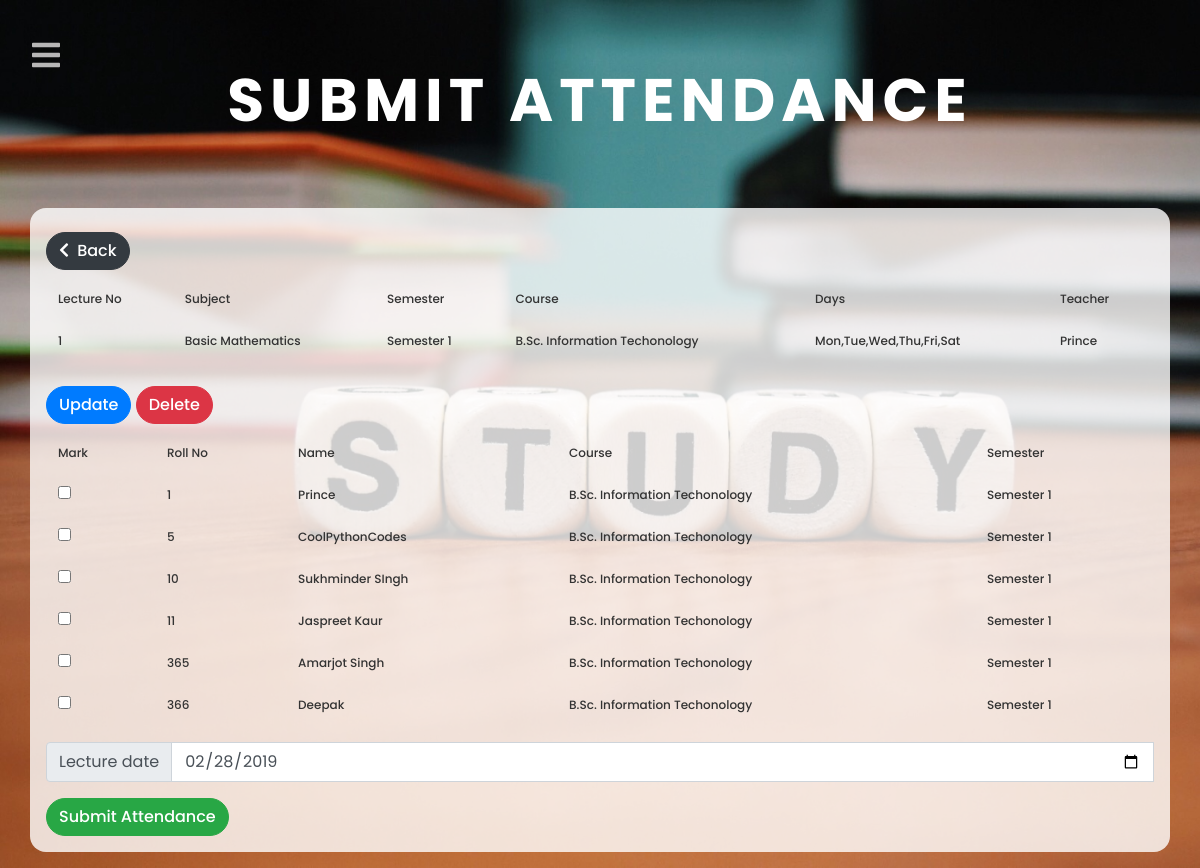
The app's page /data/schedule/1/ (signed in) with its own data.
### data/models.py (models this page shows, shortened)
class Schedule(models.Model):
    lecture_no = models.PositiveIntegerField(validators=[MinValueValidator(1)])
    course = models.ManyToManyField(Course)
    sem = models.CharField(max_length=12, choices=semester_choices, blank=False)
    subject = models.ForeignKey(Subject, on_delete=models.PROTECT)
    teacher = models.ForeignKey(User, on_delete=models.CASCADE)
    day = models.CharField(max_length=42, default=None)

class Subject(models.Model):
    subject = models.CharField(max_length=250, unique=True, verbose_name='subject name')
    def __str__(self):
        return self.subject

class Course(models.Model):
    course = models.CharField(max_length=250, unique=True, verbose_name='course name')
    def __str__(self):
        return self.course

class Student(models.Model):
    roll_no = models.PositiveIntegerField(validators=[MinValueValidator(1)], unique=True, blank=False)
    name = models.CharField(max_length=250, blank=False)
    course = models.ForeignKey(Course, on_delete=models.PROTECT)
    sem = models.CharField(max_length=12, choices=semester_choices, blank=False)
    subject = models.ManyToManyField(Subject, blank=False)
    image = models.ImageField(upload_to='student_pics/', default='student_pics/default.png', max_length=500)

### data/views.py (the view, shortened to what this page needs)
# urls.py: path('schedule/<int:pk>/', ScheduleDetailView.as_view(), name='schedule-detail'),
class ScheduleDetailView(LoginRequiredMixin, DetailView, FormView):
    template_name = 'data/schedule_detail.html'
    model = Schedule
    context_object_name = 'schedule'
    form_class = AttendanceForm
    course = Course
    subject = Subject
    student = Student
    def get_context_data(self, **kwargs):
        context = super(ScheduleDetailView, self).get_context_data(**kwargs)
        context['pageName'] = 'Submit Attendance'
        global students_1
        students_1 = Student.objects.filter(course__id__in=self.object.course.all(), sem=self.object.sem, subject__id__contains=self.object.subject.id).order_by('roll_no')
        context['students'] = students_1
        return context

### data/forms.py
class AttendanceForm(forms.ModelForm):
    class Meta:
        model = Attendance
        fields = ['mark', 'lecture_date']

### data/templates/data/schedule_detail.html (shortened to what this page needs)
{% extends 'user/base.html'  %}
{% load widget_tweaks %}
{% block content %}
<div class="container-fluid">
	<h1 class="heading">{{pageName}}</h1>
</div>
	<div class="container model-view">
				<div class="d-flex">
			<a class="btn btn-md btn-dark mr-auto add-new my-2" href="{% url 'schedule' %}"><i class="fas fa-chevron-left mr-1"></i> Back</a>
		</div>
		<table class="table details">
		      	<tr>
			        <td>Lecture no</td>
			        <td>Subject</td>
			        <td>Semester</td>
			        <td>Course</td>
			        <td>Days</td>
			    	{% if user.is_staff %}
			        	<td>Teacher</td>
		        	{% endif %}
		      	</tr>
	    	  	<tr>
			        <td>{{schedule.lecture_no}}</td>
			        <td>{{schedule.subject}}</td>
			        <td>{{schedule.sem}}</td>
			        <td>
			        	{%for course in schedule.course.all %}
				        	{{course}}{{ forloop.last|yesno:",&#44;"|safe }}
				        {% endfor %}
				    </td>
				    <td>
						{{schedule.day}}
				    </td>
				    {% if user.is_staff %}
			        	<td>{{schedule.teacher}}</td>
		        	{% endif %}
		      	</tr>
	      	</table>
  		  	{% if user.is_staff %}
			  	<a class="btn btn-md btn-primary add-new my-2" type="button" href="{% url 'schedule-update' schedule.pk %}">Update</a>
			  	<a class="btn btn-md btn-danger add-new my-2" type="button" href="{% url 'schedule-delete' schedule.pk %}">Delete</a>
			{% endif %}
	      	<form method="post">
		      	<table class="table details">
			      	<tr>
			      		<td>Mark</td>
			      		<td>Roll no</td>
			      		<td>Name</td>
			      		<td>Course</td>
			      		<td>Semester</td>
			      	</tr>
			      	{% for student in students %}
				      	<tr>
				      		<td><input id="{{form.mark.id_for_label}} "type="checkbox" name="{{form.mark.html_name}}{{forloop.counter}}" value="1"></td>
				      		<td>{{student.roll_no}}</td>
				      		<td>{{student.name}}</td>
				      		<td>{{student.course}}</td>
				      		<td>{{student.sem}}</td>
				      	</tr>
			      	{% endfor %}
		  		</table>
		  		<div>
					  <div class="input-group mb-3">
					    <div class="input-group-prepend">
						      <span class="input-group-text">{{form.lecture_date.label}}</span>
				   	 	</div>
						    {% render_field form.lecture_date type="date"  class="form-control" %}
					  </div>
				</div>
				<button type="submit" class="btn btn-success add-new">Submit Attendance</button>
	  	</form>
	</div>
{% endblock %}

### user/static/user/css/style.css (style rules this page uses)
body { font-family: 'Poppins', sans-serif; color: #333333; }
.home { min-height: 100vh; background-image: url('images/study.jpg'); background-size: cover; background-attachment: fixed; }
.home .heading { font-size: 5vw; color: white; font-weight: bold; text-align: center; text-transform: uppercase; letter-spacing: 0.5vw; display: flex; height: 25vh; justify-content: center; align-items: center; animation-name: opacity; animation-duration: 2s; }
.model-view { background-color: #fffc; border-radius: 1rem; padding: 1rem; margin-bottom: 2vh; }
.add-new { border-radius: 1.4rem; text-transform: capitalize; font-weight: 500; }
.btn,button { font-weight: 500; }
table.details { font-size: 1vw; font-weight: 500; }
table.details td { border:none;text-transform: capitalize; }

### records on screen
Schedule: lecture_no "1", subject "Basic Mathematics", sem "Semester 1", day "Mon,Tue,Wed,Thu,Fri,Sat", teacher "Prince"
Course: course "B.sc. Information Techonology"
Student: roll_no "1", name "Prince", course "B.sc. Information Techonology", sem "Semester 1"
Student: roll_no "5", name "CoolPythonCodes", course "B.sc. Information Techonology", sem "Semester 1"
Student: roll_no "10", name "Sukhminder SIngh", course "B.sc. Information Techonology", sem "Semester 1"
Student: roll_no "11", name "Jaspreet Kaur", course "B.sc. Information Techonology", sem "Semester 1"
Student: roll_no "365", name "Amarjot Singh", course "B.sc. Information Techonology", sem "Semester 1"
Student: roll_no "366", name "Deepak", course "B.sc. Information Techonology", sem "Semester 1"

### other values on screen
{{ pageName }} "SUBMIT ATTENDANCE"
